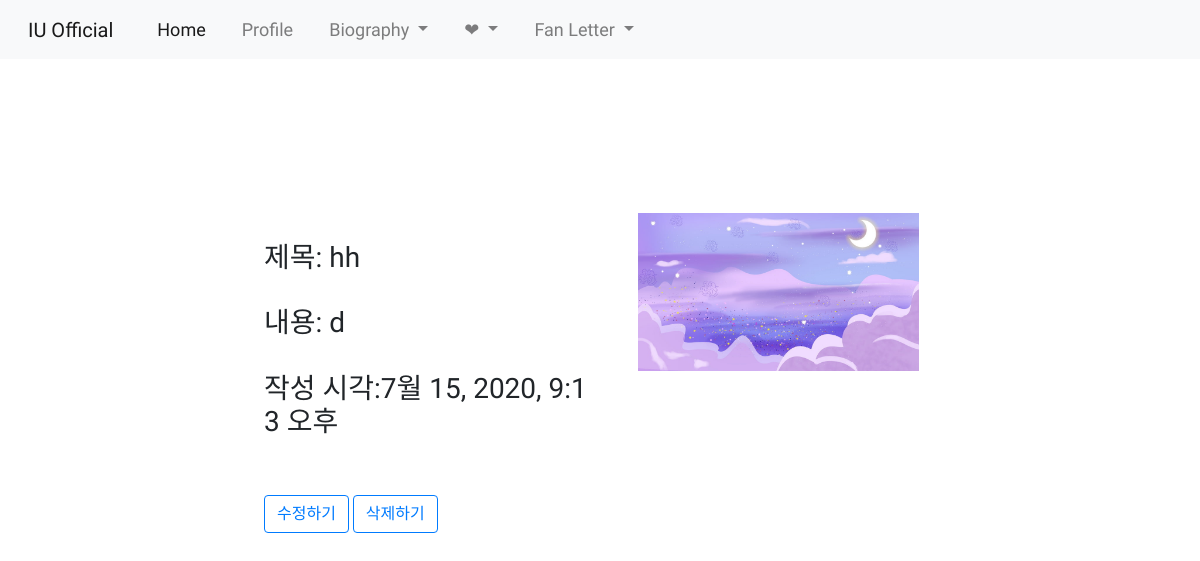
Screenshot of /posts/show/15/ with the database file from the repository.
### posts/models.py (models this page shows)
class Post (models.Model):
    title = models.CharField(max_length=50, null=False)
    content = models.TextField()
    view_count = models.IntegerField(default=0)
    image = models.ImageField(upload_to='images/', null=True)
    created_at = models.DateTimeField(auto_now_add=True)
    updated_at = models.DateTimeField(auto_now=True)

### posts/views.py (the view)
# urls.py: path('show/<int:id>/', show, name="show"),
def show(request, id) :
    post = get_object_or_404(Post, pk=id)
    return render(request, 'posts/show.html', {'post':post})

### posts/templates/posts/show.html (shortened to what this page needs)
{% extends 'base.html' %}
{% load static %}
{% block content %}
{% include 'shared/navbar.html'%}
<div id="detail">
    <div id="detailcontents">
        <h3>제목: {{post.title}}</h3><br>
        <h3>내용: {{post.content}}</h3><br>
        <h3>작성 시각:{{post.created_at}}</h3>
        <br>
        <br>
        <a href="{% url 'posts:update' post.pk %}" class="btn btn-outline-primary">수정하기</a>
        <a href="{% url 'posts:delete' post.pk %}" class="btn btn-outline-primary">삭제하기</a>
    </div>
    <div id="pic">
        {% if post.image %}
        <img src="{{ post.image.url }}" alt="" width="30%" height="30%">
        {% endif %}
    </div>
</div>
{% endblock%}

### myblog/static/css/style.css (style rules this page uses)
html, body { margin:0; padding:0; }
a { color: inherit; text-decoration: none; }
#detail { padding-top: 5%; padding-left: 22%; padding-bottom: 10%; font-family: 'Yeon Sung', cursive; }
#detailcontents { float: left; width: 40%; padding-top: 13%; padding-right: 50px; }
#detailcontents h3 { word-break: break-all; }
#pic { padding-top: 10%; }

### rows the page displays
Post: title "hh", content "d", created_at "7월 15, 2020, 9:13 오후", image (picture)
